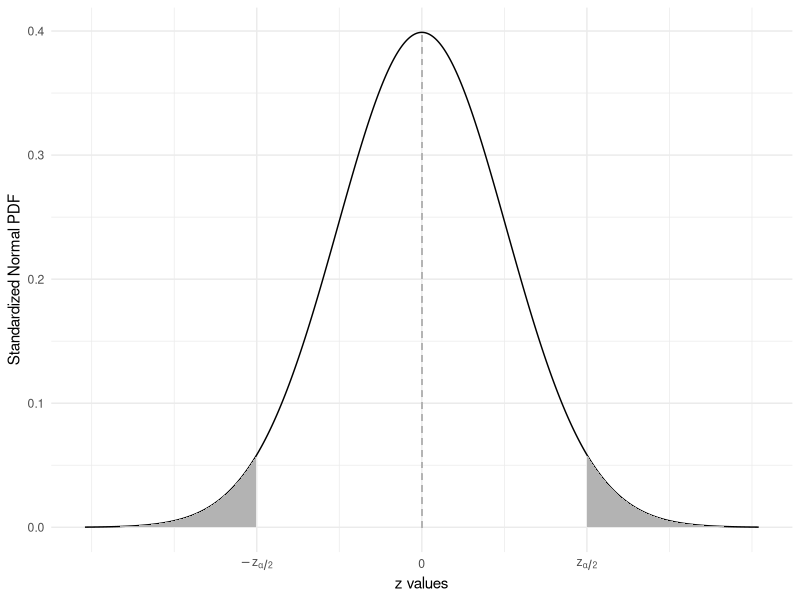
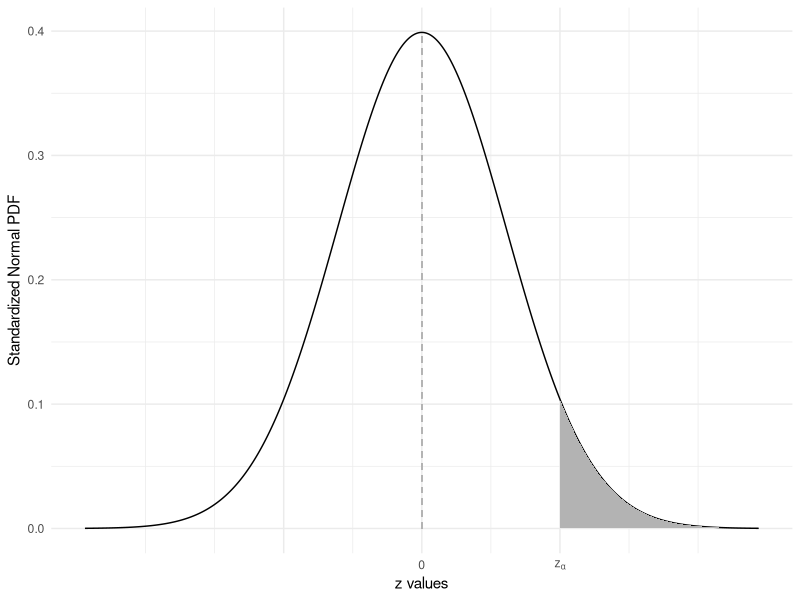
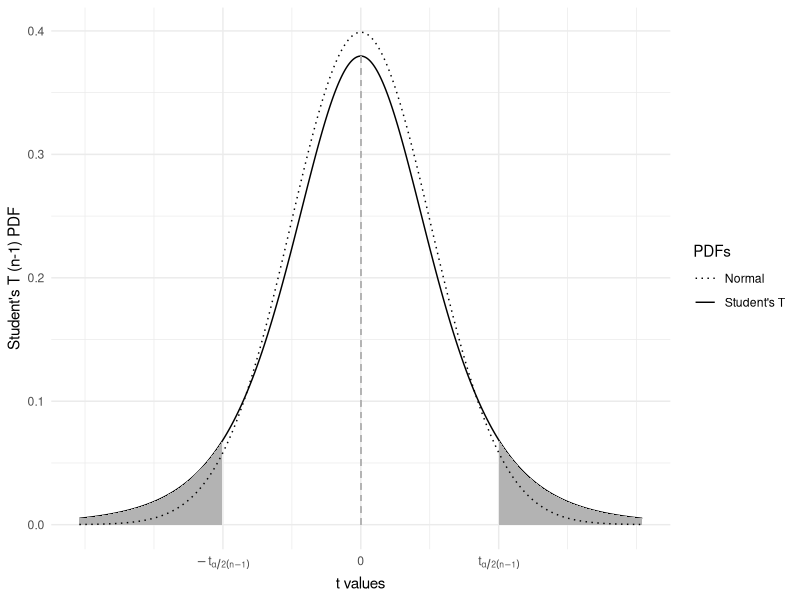
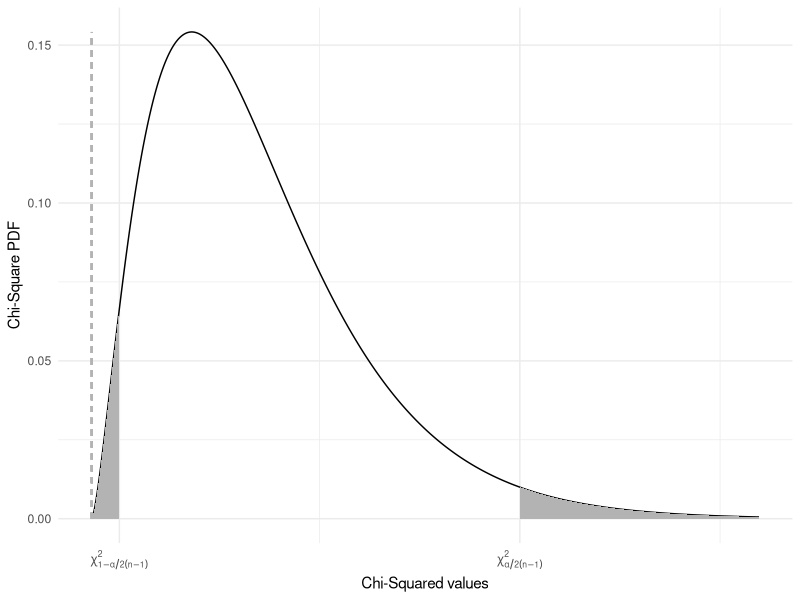

These charts were generated, in order, by the following R code:
# Visualizzazione di distribuzioni statistiche con aree critiche

# A. Creazione di un dataframe per la distribuzione normale standardizzata e t di Student

# Creiamo una sequenza di valori z tra -4 e 4 per rappresentare la distribuzione normale e t di Student
z <- seq(-4, 4, length.out = 1000)

# Calcoliamo la densità della distribuzione normale standardizzata
y <- dnorm(z)  # PDF della normale

# Calcoliamo la densità della distribuzione t di Student con 5 gradi di libertà
t <- dt(z, 5)  # PDF della t di Student

df <- data.frame(z = z, y = y, t = t)  # Creazione del dataframe con entrambe le distribuzioni

library(ggplot2)

# B. Grafici della distribuzione normale con aree critiche

# Creazione del grafico della normale con intervallo critico z[alpha/2]
ggplot(df, aes(x = z, y = y)) +
    geom_line()  +  # Traccia la curva della PDF
    geom_segment(aes(y = 0, yend = y, x = 0, xend = 0), linetype = "dashed", color = "grey70") +  # Linea verticale al centro
    scale_x_continuous(breaks = c(-1.96, 0, 1.96), labels = c(expression(-z[alpha/2]), 0, expression(z[alpha/2]))) +  # Etichette asse x
    geom_ribbon(data = df[df$z < -1.96,], aes(ymin = 0, ymax = y), fill = "grey70") +  # Area critica sinistra
    geom_ribbon(data = df[df$z > 1.96,], aes(ymin = 0, ymax = y), fill = "grey70") +  # Area critica destra
    theme_minimal() +
    labs(x = "z values", y = "Standardized Normal PDF")

# Creazione del grafico per il test unilaterale con z[alpha]
ggplot(df, aes(x = z, y = y)) +
    geom_line()  +
    geom_segment(aes(y = 0, yend = y, x = 0, xend = 0), linetype = "dashed", color = "grey70") +
    scale_x_continuous(breaks = c(-1.64, 0, 1.64), labels = c("", 0, expression(z[alpha]))) +
    geom_ribbon(data = df[df$z > 1.64,], aes(ymin = 0, ymax = y), fill = "grey70") +  # Area critica a destra
    theme_minimal() +
    labs(x = "z values", y = "Standardized Normal PDF")

# C. Confronto tra distribuzione normale e distribuzione t di Student

ggplot(df, aes(x = z, y = t)) +
    geom_line(aes(linetype = "Student's T"))  +  # Curva della distribuzione t di Student
    geom_segment(aes(y = 0, yend = t, x = 0, xend = 0), linetype = "dashed", color = "grey70") +
    scale_x_continuous(breaks = c(-1.96, 0, 1.96), 
                       labels = c(expression(-t[alpha/2(n-1)]), 0, expression(t[alpha/2(n-1)]))) +
    geom_ribbon(data = df[df$z < -1.96,], aes(ymin = 0, ymax = t), fill = "grey70") +
    geom_ribbon(data = df[df$z > 1.96,], aes(ymin = 0, ymax = t), fill = "grey70") +
    geom_line(aes(y = y, linetype = "Normal"))  +  # Curva della distribuzione normale
    theme_minimal() +
    scale_linetype_manual(values = c("dotted", "solid"), name = "PDFs") +
    labs(x = "t values", y = "Student's T (n-1) PDF")

# D. Distribuzione Chi-quadrato con evidenziazione delle aree critiche

# Creiamo una sequenza di valori per la distribuzione chi-quadrato
x <- seq(0, 20, length.out = 1000)

# Calcoliamo la densità della distribuzione chi-quadrato con 5 gradi di libertà
q <- dchisq(x, df = 5)
df_q <- data.frame(x = x, q = q)

ggplot(df_q, aes(x = x, y = q)) +
    geom_line()  +  # Curva della distribuzione chi-quadrato
    geom_segment(aes(y = 0, yend = q, x = 0, xend = 0), linetype = "dashed", color = "grey70") +
    scale_x_continuous(breaks = c(qchisq(0.025, 5), qchisq(1 - 0.025, 5)), 
                       labels = c(expression(chi[1-alpha/2(n-1)]^2), expression(chi[alpha/2(n-1)]^2))) +  # Etichette degli intervalli critici
    geom_ribbon(data = df_q[df_q$x < qchisq(0.025, 5),], aes(ymin = 0, ymax = q), fill = "grey70") +  # Area critica sinistra
    geom_ribbon(data = df_q[df_q$x > qchisq(1 - 0.025, 5),], aes(ymin = 0, ymax = q), fill = "grey70") +  # Area critica destra
    theme_minimal() +
    labs(x = "Chi-Squared values", y = "Chi-Square PDF")
